Frame 1 (no input): blank canvas, image omitted
Frame 60 (no input): blank canvas, image omitted
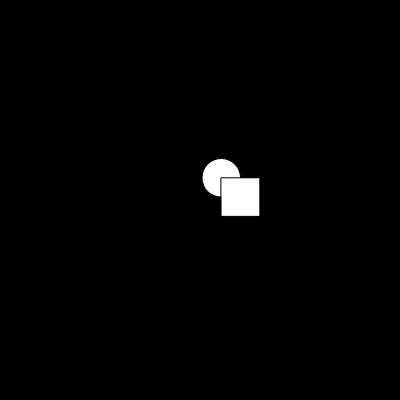
Frame 120 (the mouse pressed at the canvas centre since frame 60)

The p5.js sketch whose frames 1 and 60 were blank and that drew this single picture after the mouse press (run headless with seeded random() and noise() and a simulated clock; from frame 60 on, the mouse is pressed at the canvas centre):

// p5.js sketch
// ── sketch.js
let shapes = [];

function setup() {
  createCanvas(400, 400);
}

function mousePressed() {
  let r = random(10, 50)
  let s = new Shapes(mouseX, mouseY, r);
  shapes.push(s);
}

function draw() {
  background(0);
  
  for (i = 0; i < shapes.length; i++) {
    shapes[i].show();
    shapes[i].move();
    //shapes.spin();
  }
  

}


// ── Shapes.js
class Shapes {
  constructor(x, y, r) {
    this.x = x;
    this.y = y;
    this.r = r;
  }
  
  show() {
    let square = rect(this.x, this.y, random(20, 40), this.r, this.r);
    let circle = ellipse(this.x, this.y, this.r, this.r);
    let rectangle = rect(this.x, this.y, this.r, this.r);
    let shapeArray = [square, circle, rectangle];
    //need something here to make each shape generate seperately

  }

  move() {
    this.x = this.x + random(-5, 5);
    this.y = this.y + random(-5, 5);
  }
}
